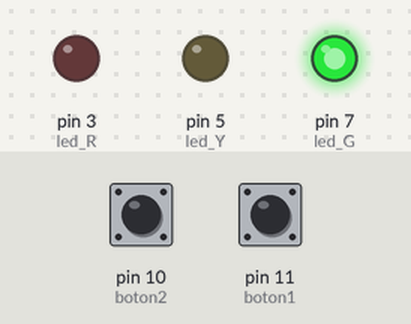
A sketch run on a simulated Arduino Uno, built with avr-gcc and run on an emulated ATmega328P. Parts: output pins drawn as LEDs (lit = HIGH). Dashed ring = blinking. Inputs (shaded band) come from the test bench; at power-on: pin 10 (boton2) HIGH, pin 11 (boton1) HIGH. What the sketch prints to the serial monitor is not drawn.

Above: at 1.2 s.
1.3 s: pin 10 (boton2) pulled LOW for 0.15 s
At 1.9 s:
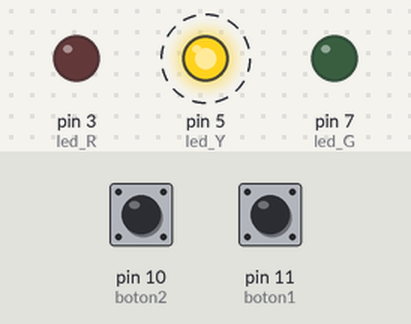
4.4 s: pin 10 (boton2) pulled LOW for 1 s
At 5.8 s:
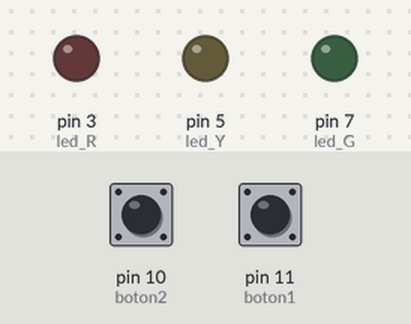
8.4 s: pin 10 (boton2) pulled LOW for 0.15 s
At 11.4 s:
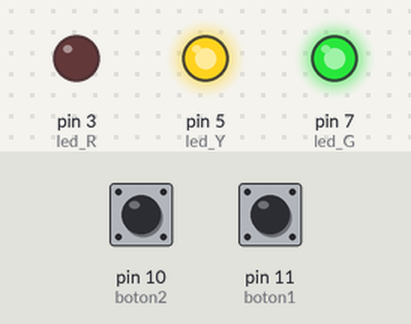
11.5 s: pin 11 (boton1) pulled LOW for 3.2 s
At 12.6 s:
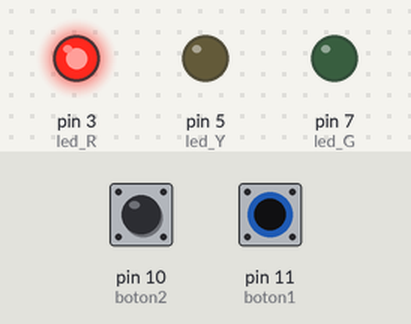
16.2 s: pin 11 (boton1) pulled LOW for 0.15 s
At 18.0 s:
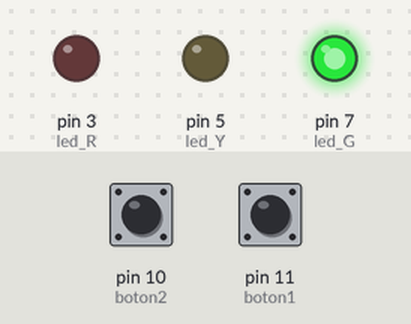
19.3 s: pin 10 (boton2) pulled LOW for 3.2 s
At 22.92 s:
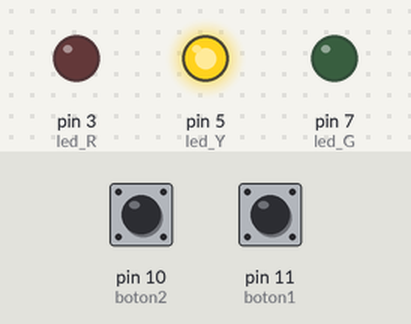
Timing chart, 0 to 25.5 s (numbered marks = the images above; inputs shaded):
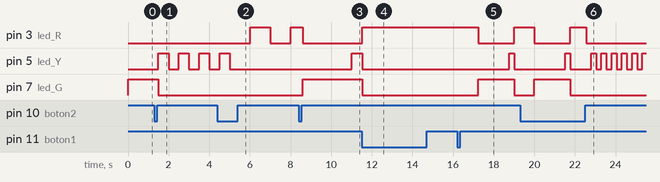

The sketch:

Semaforofinal.ino
```cpp
#include "pulsantes.h"
#include "semaforo.h"
void setup() {
  semaforo_ini();//Funcion de inicializacion de semaforos
  Serial.begin(9600);
  }
void loop() {
   Estado_Semaforo estadoActual = semaforo_act(); //Aqui se obtiene el estado desde la funcion de actualizacion de estados del semaforo
   Serial.println(estadoActual);
   }
```

pulsantes.cpp
```cpp
#include <Arduino.h>
#include "pulsantes.h"
#include "semaforo.h"

unsigned long t_antpuls= 0;

VTecla tecla1 = {'1', 40, BOTON_UP};
VTecla tecla2 = {'2', 40, BOTON_UP};

//Funcion que realiza el antirebote del boton
void teclas_act(VTecla& tecla, int boton) {
  switch (tecla.estadob) {
    case BOTON_UP:
      if (digitalRead(boton) == LOW) {
        tecla.estadob = BOTON_FALLING;
        t_antpuls= millis();}
      break;

    case BOTON_FALLING:
      if (millis() - t_antpuls>= tecla.delay) {
        if (digitalRead(boton) == LOW) {
          tecla.estadob = BOTON_DOWN;
        } else {
          tecla.estadob = BOTON_UP;
        }}
      break;

    case BOTON_DOWN:
      if (digitalRead(boton) == HIGH) {
        tecla.estadob = BOTON_RISING;
        t_antpuls= millis();}
      break;

    case BOTON_RISING:
      if (millis() - t_antpuls>= tecla.delay) {
        if (digitalRead(boton) == HIGH) {
          tecla.estadob = BOTON_UP;
        } else {
          tecla.estadob = BOTON_DOWN;
        }}
      break;
  }
}
//Funcion que reemplaza el delay, toma como parametro el tiempo en milisegundos
bool retraso(unsigned long tiempo) {
  static unsigned long tiempoInicial = 0; // Variable para almacenar el tiempo inicial

  if (millis() - tiempoInicial >= tiempo) {
    tiempoInicial = millis(); // Reiniciar el tiempo inicial
    return true; // Ha pasado el tiempo especificado
  }

  return false; // No ha pasado el tiempo especificado
}
```

pulsantes.h
```cpp
#include <Arduino.h>
//Variables para los estados del antirebote del boton
enum Estado_Boton {
  BOTON_UP,
  BOTON_FALLING,
  BOTON_RISING,
  BOTON_DOWN
};
//Estructura de las variables de las teclas para controlar 2 (o mas) simultaneamente
struct VTecla {
  char tecla;
  int8_t delay;
  Estado_Boton estadob;
};
//Variables externas para poder usarlas fuera de la funcion
extern VTecla tecla1;
extern VTecla tecla2;

void teclas_act(VTecla& tecla, int boton);
bool retraso(unsigned long tiempo);
```

semaforo.cpp
```cpp
#include <Arduino.h>
#include "pulsantes.h"
#include "semaforo.h"
//Constantes de leds y pulsantes
const int8_t boton1 = 11;
const int8_t boton2 = 10;
const int8_t led_G = 7;
const int8_t led_Y = 5;
const int8_t led_R = 3;

const int intervalo = 300;//Constante para que los cambios de velocidad y estado no se salten valore
int estado = 0;//Constante que maneja el switch case del semaforo en modo normal
float velocidades[] = {0.5, 1, 2};//Velocidades de los modos
int v_act = 1;
float velocidad;
//Bandera para ciclar estados del semaforo
int b_estado = 0;

//Variables para lla funcion de intermitencia
led_inter modo2 = {led_Y, 500};
led_inter modo3 = {led_R, 1000};
Estado_Semaforo estado_act = NORMAL;

// Funcion que se usa para los estados de DESCONECTADO y ALARMA
void desconectado(led_inter& modo){
  static boolean intermitente = LOW;
  if (retraso(modo.delay*velocidad)) {
    intermitente = !intermitente;
    digitalWrite(led_G, LOW);
    digitalWrite(led_Y, LOW);
    digitalWrite(led_R, LOW);
    digitalWrite(modo.led, intermitente);
  }
};
// Funcion para el estado NORMAL
void normal() {
  switch (estado) {
    case 0:
      if (!retraso(3000*velocidad)) {
        digitalWrite(led_G, HIGH);
        digitalWrite(led_Y, LOW);
        digitalWrite(led_R, LOW);
      } else {
        estado = 1;}
      break;

    case 1:
      if (!retraso(500*velocidad)) {
        digitalWrite(led_G, HIGH);
        digitalWrite(led_Y, HIGH);
        digitalWrite(led_R, LOW);
      } else {
        estado = 2;}
      break;

    case 2:
      if (!retraso(2000*velocidad)) {
        digitalWrite(led_G, LOW);
        digitalWrite(led_Y, LOW);
        digitalWrite(led_R, HIGH);
      } else {
        estado = 0;}
      break;
  }
};

//Funcion de inicializacion del semaforo
void semaforo_ini() {
  pinMode(led_G, OUTPUT);
  pinMode(led_Y, OUTPUT);
  pinMode(led_R, OUTPUT);
  pinMode(boton1, INPUT_PULLUP);
  pinMode(boton2, INPUT_PULLUP);
};
//Funcion que cambia los estados del semaforo, devuelve informacion sobre su estado y ejecuta las funciones de luz.
Estado_Semaforo semaforo_act(){
  teclas_act(tecla1, boton1);
  teclas_act(tecla2, boton2);
  if (tecla1.estadob == BOTON_DOWN && retraso(intervalo)) {
    v_act = (v_act + 1) % 3;
  }
  velocidad = velocidades[v_act];
  //Serial.println(velocidad);

  if (tecla2.estadob == BOTON_RISING && digitalRead(boton2) == HIGH) {
    b_estado = (b_estado + 1) % 3;
    switch (b_estado) {
      case 0:
        estado_act = NORMAL;
        return NORMAL;
        break;
      case 1:
        estado_act = DESCONECTADO;
        return DESCONECTADO;
        break;
      case 2:
        estado_act = ALARMA;
        return ALARMA;
        break;
    }
  }

//Esta seccion de codigo se podria colocar en el archivo .ino con el objetivo de realizar mas acciones segun el estado del semaforo.
  Serial.println(b_estado);

  switch (estado_act) {
  case NORMAL:
    normal();
  break;

  case DESCONECTADO:
    desconectado(modo2);
  break;

  case ALARMA:
    desconectado(modo3);
  break;
  }
}
```

semaforo.h
```cpp
#include <Arduino.h>

extern const int8_t boton1;
extern const int8_t boton2;
extern const int8_t led_G;
extern const int8_t led_Y;
extern const int8_t led_R;

//Variables para los estados del semaforo
enum Estado_Semaforo {
  NORMAL,
  DESCONECTADO,
  ALARMA
};
//Estructura para usar la misma funcion en el modo DESCONECTADO y ALARMA del semaforo
struct led_inter {
  int led;
  int delay;
};
//Variables externas para poder usarlas fuera de la funcion
extern led_inter modo2;
extern led_inter modo3;


void semaforo_ini();
Estado_Semaforo semaforo_act();
void desconectado(led_inter& modo);
void normal();
```

Measured:
- after the input at 1.3 s, pin 3 (led_R): stays LOW (without the input it goes to HIGH after 2.2 s); pin 7 (led_G): HIGH → LOW after 0.20 s instead of 2.2 s
- after the input at 4.4 s, pin 3 (led_R): LOW → HIGH after 1.6 s, → LOW 1.0 s later, → HIGH 1.0 s later; pin 5 (led_Y): goes on until 5.0 s, then stays LOW
- after the input at 8.4 s, pin 5 (led_Y): LOW → HIGH after 2.6 s; pin 7 (led_G): LOW → HIGH after 0.20 s
- after the input at 11.5 s, pin 3 (led_R): goes on until 11.5 s, then stays HIGH; pin 7 (led_G): goes on until 11.5 s, then stays LOW
- after the input at 16.2 s, pin 3 (led_R): HIGH → LOW after 1.1 s instead of 2.4 s; pin 5 (led_Y): LOW → HIGH after 2.6 s, → LOW 0.25 s later; pin 7 (led_G): LOW → HIGH after 1.1 s instead of 2.4 s
- after the input at 19.3 s, pin 7 (led_G): goes on until 21.8 s, then stays LOW
- by itself, pin 5 (led_Y): alternates HIGH for 0.50 s and LOW for 0.50 s
